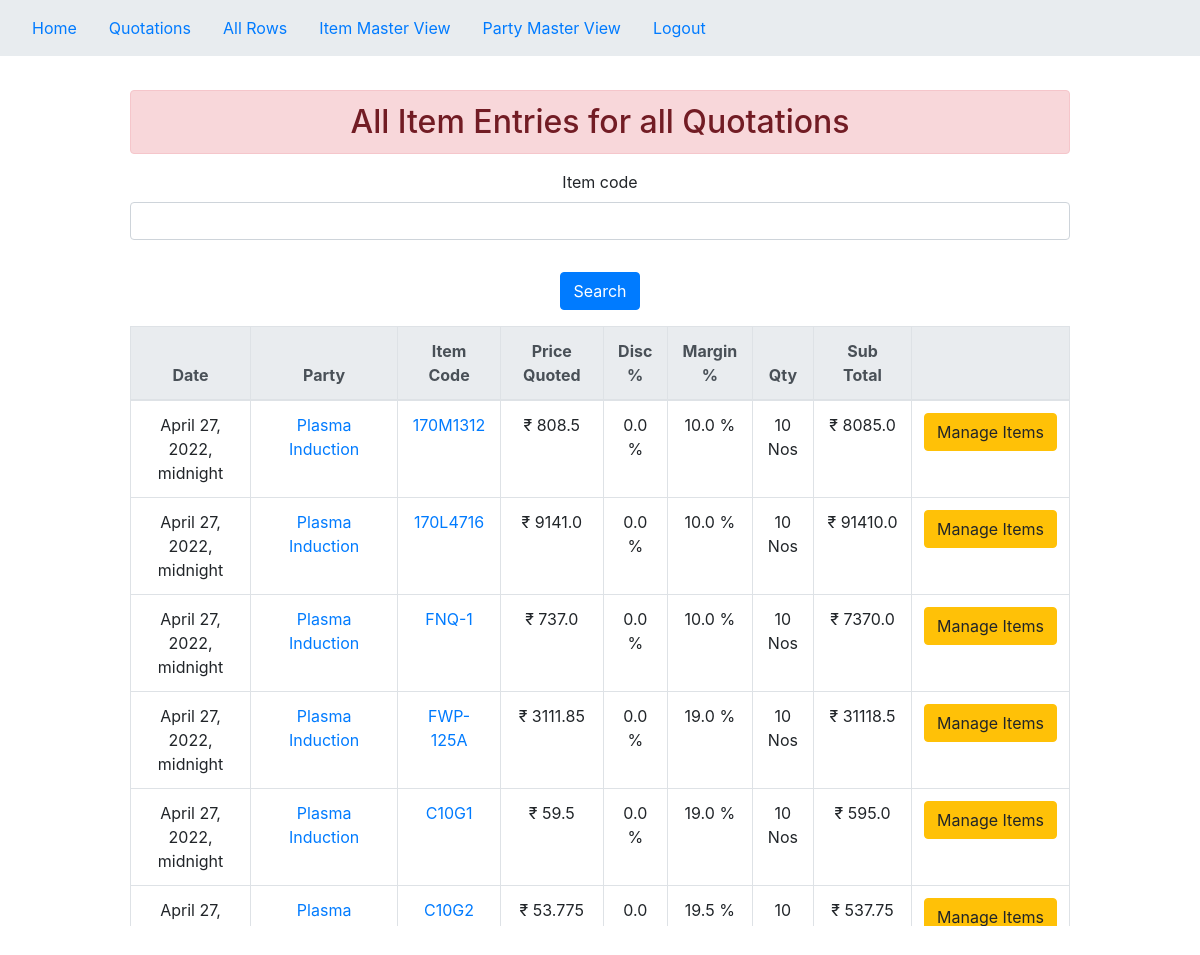
Screenshot of /quotation-items/ (signed in) with the database file from the repository.
### core/models.py (models this page shows, shortened)
class QuotationItems(models.Model):
    item_code = models.CharField(max_length=50,default='')
    qno = models.CharField(max_length=20,default='CSPL/')
    refno = models.CharField(max_length=20,default='')
    price_quoted = models.FloatField(default=0)
    qty =models.IntegerField(default=0)
    discount = models.FloatField(default=0.0,null=True)
    margin = models.FloatField(default=0.0,null=True)
    sub_total = models.FloatField(default=0.0)
    is_converted = models.BooleanField(default=False)
    quotation = models.OneToOneField(Quotation,on_delete=models.CASCADE)

class Quotation(models.Model):
    qno = models.CharField(max_length=20,default='CSPL/')
    enq_ref = models.CharField(max_length=30,default='')
    party = models.ForeignKey(Party,on_delete=models.CASCADE)
    date_posted=models.DateTimeField(default=timezone.now)
    total = models.FloatField(default=0.0)
    totalnos = models.IntegerField(default=0.0)

class Party(models.Model):
    name =  models.CharField(max_length=100)
    phone = models.CharField(max_length=10,default=None,null=False)
    email = models.EmailField()
    billing_address=models.CharField(max_length=150,default=None,null=True)
    pincode=models.CharField(max_length=6,default=None,null=True)

### core/views.py (the view)
# urls.py: path('quotation-items/',QuotationItemsView,name = 'quote-items'),
@login_required
def QuotationItemsView(request):
    quotationitems = QuotationItems.objects.all()
    myfilter = QuotationItemsFilter(request.GET,queryset=quotationitems)
    quotationitems = myfilter.qs
    context = {
        'quotationitems':quotationitems,
        'myfilter':myfilter
    }
    return render(request,'core/QuotationItems.html',context)

### core/templates/core/QuotationItems.html (shortened to what this page needs)
{% extends 'core/base.html' %}
{% block content %}
{% load crispy_forms_tags %}
<div class="col-md-10 offset-md-1 mt-1">
  <div class="container-lg" style="text-align: center">
    <div class="row">
      <div class="col-sm-12" style="padding:30px;border: radius 30px;">
        <h2 class="text-center alert alert-danger">
          All Item Entries for all Quotations
        </h2>
        <form method="GET">
          <div class="form-row">
              <div class="form-group col-sm-12">
                  {{myfilter.form.item_code|as_crispy_field}}
              </div>
              <div class="form-group col-sm-12">
                <button class="btn btn-primary" type="submit">Search</button>
            </div>
          </div>
      </form>
        <div class="my-custom-toolbar" style="position: relative; height: 600px; overflow: auto; table-layout: fixed;">
          <div class="table-wrapper-scroll-y" style="display: block;">
            <table class="table table-bordered mb-0" id = "dt-vtable">
              <thead style="position: sticky;top: 0" class="thead-light">
                  <th>Date</th>
                  <th>Party</th>
                  <th scope="col">Item Code</th>
                  <th scope="col">Price Quoted</th>
                  <th scope="col">Disc %</th>
                  <th scope="col">Margin %</th>
                  <th scope="col">Qty</th>
                  <th scope="col">Sub Total</th>
                  <th></th>
              </thead>
              <tbody id = "tbody">
                {% for quotationitem in quotationitems %}
                  <tr>
                    <td>{{quotationitem.quotation.date_posted}}</td>
                    <td><a href="{% url 'quote-items-for-party' quotationitem.id %}">{{quotationitem.quotation.party.name}}</a></td>
                    <td><a href="{% url 'quote-items-for-item-code' quotationitem.id %}">{{quotationitem.item_code}}</a></td>
                    <td>₹ {{quotationitem.price_quoted}}</td>
                    <td>{{quotationitem.discount}} %</td>
                    <td>{{quotationitem.margin}} %</td>
                    <td>{{quotationitem.qty}} Nos</td>
                    <td>₹ {{quotationitem.sub_total}}</td>
                    <td><a href="{% url 'create-quote-items' quotationitem.quotation.id %}"><button class="btn btn-warning btn-edit">Manage Items</button></a>
                    </td>
                  </tr>
                {% endfor %}
              </tbody>
          </table>
          </div>
        </div>
      </div>
    </div>
  </div>
</div>
{% endblock content %}

### rows the page displays
QuotationItems: quotation.date_posted "April 27, 2022, midnight", quotation.party.name "Plasma Induction", item_code "170M1312", price_quoted "808.5", discount "0.0", margin "10.0", qty "10", sub_total "8085.0"
QuotationItems: quotation.date_posted "April 27, 2022, midnight", quotation.party.name "Plasma Induction", item_code "170L4716", price_quoted "9141.0", discount "0.0", margin "10.0", qty "10", sub_total "91410.0"
QuotationItems: quotation.date_posted "April 27, 2022, midnight", quotation.party.name "Plasma Induction", item_code "FNQ-1", price_quoted "737.0", discount "0.0", margin "10.0", qty "10", sub_total "7370.0"
QuotationItems: quotation.date_posted "April 27, 2022, midnight", quotation.party.name "Plasma Induction", item_code "FWP-125A", price_quoted "3111.85", discount "0.0", margin "19.0", qty "10", sub_total "31118.5"
QuotationItems: quotation.date_posted "April 27, 2022, midnight", quotation.party.name "Plasma Induction", item_code "C10G1", price_quoted "59.5", discount "0.0", margin "19.0", qty "10", sub_total "595.0"
QuotationItems: quotation.date_posted "April 27,…", quotation.party.name "Plasma…", item_code "C10G2", price_quoted "53.775", discount "0.0", margin "19.5", qty "10", sub_total "537.75"
